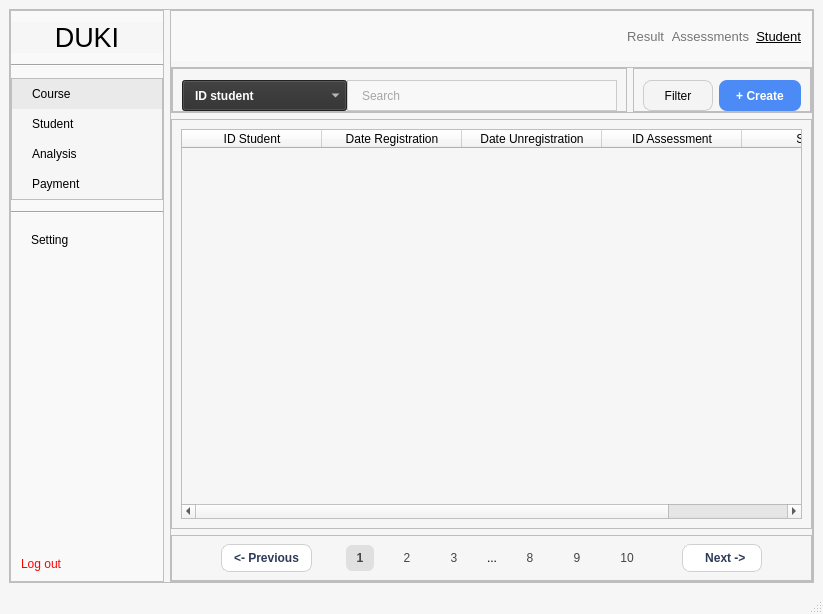
<?xml version="1.0" encoding="UTF-8"?>
<ui version="4.0">
 <class>MainWindow</class>
 <widget class="QMainWindow" name="MainWindow">
  <property name="geometry">
   <rect>
    <x>0</x>
    <y>0</y>
    <width>823</width>
    <height>614</height>
   </rect>
  </property>
  <property name="windowTitle">
   <string>MainWindow</string>
  </property>
  <property name="styleSheet">
   <string notr="true">QMainWindow {
    background-color: #f6f6f6;
}
QFrame {
    background-color: #f6f6f6;
}
#centralwidget{
	background-color: #f6f6f6;
}
#menu {
    background-color: #f9f9f9;
    border-right: 1px solid #e0e0e0;
}
QLabel#brand {
    color: black;
}

#menu_analysis,
#menu_course,
#menu_payment,
#menu_student,
#menu_setting {
    text-align: left;
    padding: 8px 20px;
    border: none;
	color: black;
}
#menu_analysis:hover,
#menu_course:hover,
#menu_logout:hover,
#menu_payment:hover,
#menu_student:hover,
#menu_setting:hover {
    background-color: #eaeaea;
}
#menu_logout {
    color: red;
    padding: 10px;
    text-align: left;
	border: none;
}
#menu_course {
    background-color: #eaeaea;
}
#course_student_search_lineEdit {
    background-color: #F8F8F8;
    border: 1px solid #CCCCCC;
    border-radius-right: 10px;
    padding: 6px 12px;
    color: #555;
}
#course_student_search_lineEdit:focus {
    border: 2px solid #A0A0A0;
}
#course_student_search_comboBox {
    background-color: #2E2E2E;
    color: white;
    padding: 6px 12px;
    font-weight: bold;
}
QComboBox QAbstractItemView {
    background-color: #2E2E2E;
    color: white;
    selection-background-color: #444444;
    selection-color: white;
}
#course_student_create {
    background-color: #4C8BF5;
    color: white;
    border: none;
    border-radius: 8px;
    padding: 6px 10px;
    font-weight: bold;
}
#course_student_create:hover {
    background-color: #3B73E0;
}
#course_student_filter {
    background-color: #F4F4F4;
    border: 1px solid #CCCCCC;
    border-radius: 8px;
    padding: 6px 10px;
	color: black;
}
#course_student_filter:hover {
    background-color: #EAEAEA;
}
#header{
	background-color: #f9f9f9;
	color: black;
}
#course_student_previous, #course_student_next {
    background-color: white;
    color: #2E3A59;
    border: 1px solid #D0D0D0;
    border-radius: 8px;
    padding: 6px 12px;
    font-weight: 500;
}
#course_student_previous:hover, #course_student_next:hover {
    background-color: #F5F5F5;
}
#course_student_page_1, #course_student_page_2, #course_student_page_3, #course_student_page_8, #course_student_page_9, #course_student_page_10 {
    background-color: transparent;
    border: none;
    color: #444;
    padding: 6px 10px;
}
#course_student_page_1 {
    background-color: #E0E0E0;
    border-radius: 6px;
    font-weight: bold;
}
#space {
    color: #777;
    font-weight: bold;
}


</string>
  </property>
  <widget class="QWidget" name="centralwidget">
   <layout class="QHBoxLayout" name="horizontalLayout_5">
    <item>
     <widget class="QFrame" name="frame">
      <property name="sizePolicy">
       <sizepolicy hsizetype="Preferred" vsizetype="Preferred">
        <horstretch>0</horstretch>
        <verstretch>0</verstretch>
       </sizepolicy>
      </property>
      <property name="minimumSize">
       <size>
        <width>801</width>
        <height>541</height>
       </size>
      </property>
      <property name="frameShape">
       <enum>QFrame::StyledPanel</enum>
      </property>
      <property name="frameShadow">
       <enum>QFrame::Raised</enum>
      </property>
      <layout class="QHBoxLayout" name="horizontalLayout">
       <property name="leftMargin">
        <number>0</number>
       </property>
       <property name="topMargin">
        <number>0</number>
       </property>
       <property name="rightMargin">
        <number>0</number>
       </property>
       <property name="bottomMargin">
        <number>0</number>
       </property>
       <item>
        <widget class="QFrame" name="menu">
         <property name="sizePolicy">
          <sizepolicy hsizetype="Preferred" vsizetype="Preferred">
           <horstretch>0</horstretch>
           <verstretch>0</verstretch>
          </sizepolicy>
         </property>
         <property name="frameShape">
          <enum>QFrame::StyledPanel</enum>
         </property>
         <property name="frameShadow">
          <enum>QFrame::Raised</enum>
         </property>
         <layout class="QVBoxLayout" name="verticalLayout" stretch="0,0,0,0,0,0,0">
          <property name="spacing">
           <number>11</number>
          </property>
          <property name="leftMargin">
           <number>0</number>
          </property>
          <property name="topMargin">
           <number>11</number>
          </property>
          <property name="rightMargin">
           <number>0</number>
          </property>
          <property name="bottomMargin">
           <number>0</number>
          </property>
          <item>
           <widget class="QLabel" name="brand">
            <property name="sizePolicy">
             <sizepolicy hsizetype="Preferred" vsizetype="Preferred">
              <horstretch>0</horstretch>
              <verstretch>0</verstretch>
             </sizepolicy>
            </property>
            <property name="font">
             <font>
              <pointsize>20</pointsize>
             </font>
            </property>
            <property name="styleSheet">
             <string notr="true"/>
            </property>
            <property name="text">
             <string>DUKI</string>
            </property>
            <property name="alignment">
             <set>Qt::AlignCenter</set>
            </property>
           </widget>
          </item>
          <item>
           <widget class="Line" name="line_1">
            <property name="orientation">
             <enum>Qt::Horizontal</enum>
            </property>
           </widget>
          </item>
          <item>
           <widget class="QFrame" name="frame_2">
            <property name="frameShape">
             <enum>QFrame::StyledPanel</enum>
            </property>
            <property name="frameShadow">
             <enum>QFrame::Raised</enum>
            </property>
            <layout class="QVBoxLayout" name="verticalLayout_3">
             <property name="spacing">
              <number>0</number>
             </property>
             <property name="leftMargin">
              <number>0</number>
             </property>
             <property name="topMargin">
              <number>0</number>
             </property>
             <property name="rightMargin">
              <number>0</number>
             </property>
             <property name="bottomMargin">
              <number>0</number>
             </property>
             <item>
              <widget class="QPushButton" name="menu_course">
               <property name="sizePolicy">
                <sizepolicy hsizetype="Minimum" vsizetype="Preferred">
                 <horstretch>0</horstretch>
                 <verstretch>0</verstretch>
                </sizepolicy>
               </property>
               <property name="styleSheet">
                <string notr="true"/>
               </property>
               <property name="text">
                <string>Course</string>
               </property>
              </widget>
             </item>
             <item>
              <widget class="QPushButton" name="menu_student">
               <property name="sizePolicy">
                <sizepolicy hsizetype="Minimum" vsizetype="Preferred">
                 <horstretch>0</horstretch>
                 <verstretch>0</verstretch>
                </sizepolicy>
               </property>
               <property name="layoutDirection">
                <enum>Qt::LeftToRight</enum>
               </property>
               <property name="styleSheet">
                <string notr="true"/>
               </property>
               <property name="text">
                <string>Student</string>
               </property>
              </widget>
             </item>
             <item>
              <widget class="QPushButton" name="menu_analysis">
               <property name="sizePolicy">
                <sizepolicy hsizetype="Minimum" vsizetype="Preferred">
                 <horstretch>0</horstretch>
                 <verstretch>0</verstretch>
                </sizepolicy>
               </property>
               <property name="styleSheet">
                <string notr="true"/>
               </property>
               <property name="text">
                <string>Analysis</string>
               </property>
              </widget>
             </item>
             <item>
              <widget class="QPushButton" name="menu_payment">
               <property name="sizePolicy">
                <sizepolicy hsizetype="Preferred" vsizetype="Preferred">
                 <horstretch>0</horstretch>
                 <verstretch>0</verstretch>
                </sizepolicy>
               </property>
               <property name="minimumSize">
                <size>
                 <width>150</width>
                 <height>28</height>
                </size>
               </property>
               <property name="styleSheet">
                <string notr="true"/>
               </property>
               <property name="text">
                <string>Payment</string>
               </property>
              </widget>
             </item>
            </layout>
           </widget>
          </item>
          <item>
           <widget class="Line" name="line_2">
            <property name="orientation">
             <enum>Qt::Horizontal</enum>
            </property>
           </widget>
          </item>
          <item>
           <widget class="QPushButton" name="menu_setting">
            <property name="sizePolicy">
             <sizepolicy hsizetype="Preferred" vsizetype="Preferred">
              <horstretch>0</horstretch>
              <verstretch>0</verstretch>
             </sizepolicy>
            </property>
            <property name="minimumSize">
             <size>
              <width>60</width>
              <height>12</height>
             </size>
            </property>
            <property name="styleSheet">
             <string notr="true"/>
            </property>
            <property name="text">
             <string>Setting</string>
            </property>
           </widget>
          </item>
          <item>
           <spacer name="verticalSpacer">
            <property name="orientation">
             <enum>Qt::Vertical</enum>
            </property>
            <property name="sizeHint" stdset="0">
             <size>
              <width>20</width>
              <height>40</height>
             </size>
            </property>
           </spacer>
          </item>
          <item>
           <widget class="QPushButton" name="menu_logout">
            <property name="sizePolicy">
             <sizepolicy hsizetype="Preferred" vsizetype="Preferred">
              <horstretch>0</horstretch>
              <verstretch>0</verstretch>
             </sizepolicy>
            </property>
            <property name="styleSheet">
             <string notr="true"/>
            </property>
            <property name="text">
             <string>Log out</string>
            </property>
           </widget>
          </item>
         </layout>
        </widget>
       </item>
       <item>
        <widget class="QFrame" name="frame_3">
         <property name="sizePolicy">
          <sizepolicy hsizetype="Preferred" vsizetype="Preferred">
           <horstretch>0</horstretch>
           <verstretch>0</verstretch>
          </sizepolicy>
         </property>
         <property name="frameShape">
          <enum>QFrame::StyledPanel</enum>
         </property>
         <property name="frameShadow">
          <enum>QFrame::Raised</enum>
         </property>
         <layout class="QVBoxLayout" name="verticalLayout_2">
          <property name="leftMargin">
           <number>0</number>
          </property>
          <property name="topMargin">
           <number>0</number>
          </property>
          <property name="rightMargin">
           <number>0</number>
          </property>
          <property name="bottomMargin">
           <number>0</number>
          </property>
          <item>
           <widget class="QWidget" name="header" native="true">
            <property name="minimumSize">
             <size>
              <width>50</width>
              <height>50</height>
             </size>
            </property>
            <property name="styleSheet">
             <string notr="true">background-color: #f9f9f9;</string>
            </property>
            <layout class="QHBoxLayout" name="horizontalLayout_9">
             <property name="spacing">
              <number>7</number>
             </property>
             <property name="leftMargin">
              <number>0</number>
             </property>
             <property name="topMargin">
              <number>0</number>
             </property>
             <property name="rightMargin">
              <number>11</number>
             </property>
             <property name="bottomMargin">
              <number>0</number>
             </property>
             <item>
              <spacer name="horizontalSpacer_5">
               <property name="orientation">
                <enum>Qt::Horizontal</enum>
               </property>
               <property name="sizeHint" stdset="0">
                <size>
                 <width>40</width>
                 <height>20</height>
                </size>
               </property>
              </spacer>
             </item>
             <item>
              <widget class="QLabel" name="header_result">
               <property name="font">
                <font>
                 <pointsize>10</pointsize>
                </font>
               </property>
               <property name="styleSheet">
                <string notr="true">color:#757575</string>
               </property>
               <property name="text">
                <string>Result</string>
               </property>
               <property name="alignment">
                <set>Qt::AlignRight|Qt::AlignTrailing|Qt::AlignVCenter</set>
               </property>
              </widget>
             </item>
             <item>
              <widget class="QLabel" name="header_assessment">
               <property name="font">
                <font>
                 <pointsize>10</pointsize>
                </font>
               </property>
               <property name="styleSheet">
                <string notr="true">color:#757575</string>
               </property>
               <property name="text">
                <string>Assessments</string>
               </property>
               <property name="alignment">
                <set>Qt::AlignRight|Qt::AlignTrailing|Qt::AlignVCenter</set>
               </property>
              </widget>
             </item>
             <item>
              <widget class="QLabel" name="label_3">
               <property name="font">
                <font>
                 <pointsize>10</pointsize>
                 <underline>true</underline>
                </font>
               </property>
               <property name="styleSheet">
                <string notr="true">color: black</string>
               </property>
               <property name="text">
                <string>Student</string>
               </property>
               <property name="alignment">
                <set>Qt::AlignRight|Qt::AlignTrailing|Qt::AlignVCenter</set>
               </property>
              </widget>
             </item>
            </layout>
           </widget>
          </item>
          <item>
           <widget class="QFrame" name="option">
            <property name="sizePolicy">
             <sizepolicy hsizetype="Preferred" vsizetype="Preferred">
              <horstretch>0</horstretch>
              <verstretch>0</verstretch>
             </sizepolicy>
            </property>
            <property name="frameShape">
             <enum>QFrame::StyledPanel</enum>
            </property>
            <property name="frameShadow">
             <enum>QFrame::Raised</enum>
            </property>
            <layout class="QHBoxLayout" name="horizontalLayout_2">
             <property name="leftMargin">
              <number>0</number>
             </property>
             <property name="topMargin">
              <number>0</number>
             </property>
             <property name="rightMargin">
              <number>0</number>
             </property>
             <property name="bottomMargin">
              <number>0</number>
             </property>
             <item>
              <widget class="QFrame" name="search">
               <property name="frameShape">
                <enum>QFrame::StyledPanel</enum>
               </property>
               <property name="frameShadow">
                <enum>QFrame::Raised</enum>
               </property>
               <layout class="QHBoxLayout" name="horizontalLayout_3">
                <property name="spacing">
                 <number>0</number>
                </property>
                <property name="topMargin">
                 <number>11</number>
                </property>
                <property name="bottomMargin">
                 <number>0</number>
                </property>
                <item>
                 <widget class="QComboBox" name="course_student_search_comboBox">
                  <property name="sizePolicy">
                   <sizepolicy hsizetype="Maximum" vsizetype="Preferred">
                    <horstretch>0</horstretch>
                    <verstretch>0</verstretch>
                   </sizepolicy>
                  </property>
                  <property name="minimumSize">
                   <size>
                    <width>165</width>
                    <height>31</height>
                   </size>
                  </property>
                  <item>
                   <property name="text">
                    <string>ID student</string>
                   </property>
                  </item>
                  <item>
                   <property name="text">
                    <string>Date Registration</string>
                   </property>
                  </item>
                  <item>
                   <property name="text">
                    <string>Date Unregistration</string>
                   </property>
                  </item>
                  <item>
                   <property name="text">
                    <string>ID Assessment</string>
                   </property>
                  </item>
                  <item>
                   <property name="text">
                    <string>Score</string>
                   </property>
                  </item>
                 </widget>
                </item>
                <item>
                 <widget class="QLineEdit" name="course_student_search_lineEdit">
                  <property name="sizePolicy">
                   <sizepolicy hsizetype="Preferred" vsizetype="Preferred">
                    <horstretch>0</horstretch>
                    <verstretch>0</verstretch>
                   </sizepolicy>
                  </property>
                  <property name="minimumSize">
                   <size>
                    <width>260</width>
                    <height>31</height>
                   </size>
                  </property>
                  <property name="placeholderText">
                   <string>Search</string>
                  </property>
                 </widget>
                </item>
               </layout>
              </widget>
             </item>
             <item>
              <widget class="QFrame" name="frame_5">
               <property name="sizePolicy">
                <sizepolicy hsizetype="Maximum" vsizetype="Preferred">
                 <horstretch>0</horstretch>
                 <verstretch>0</verstretch>
                </sizepolicy>
               </property>
               <property name="frameShape">
                <enum>QFrame::StyledPanel</enum>
               </property>
               <property name="frameShadow">
                <enum>QFrame::Raised</enum>
               </property>
               <layout class="QHBoxLayout" name="horizontalLayout_4">
                <property name="topMargin">
                 <number>11</number>
                </property>
                <property name="bottomMargin">
                 <number>0</number>
                </property>
                <item>
                 <widget class="QPushButton" name="course_student_filter">
                  <property name="sizePolicy">
                   <sizepolicy hsizetype="Preferred" vsizetype="Preferred">
                    <horstretch>0</horstretch>
                    <verstretch>0</verstretch>
                   </sizepolicy>
                  </property>
                  <property name="minimumSize">
                   <size>
                    <width>70</width>
                    <height>30</height>
                   </size>
                  </property>
                  <property name="text">
                   <string>Filter</string>
                  </property>
                 </widget>
                </item>
                <item>
                 <widget class="QPushButton" name="course_student_create">
                  <property name="sizePolicy">
                   <sizepolicy hsizetype="Preferred" vsizetype="Preferred">
                    <horstretch>0</horstretch>
                    <verstretch>0</verstretch>
                   </sizepolicy>
                  </property>
                  <property name="minimumSize">
                   <size>
                    <width>82</width>
                    <height>30</height>
                   </size>
                  </property>
                  <property name="text">
                   <string>+ Create</string>
                  </property>
                 </widget>
                </item>
               </layout>
              </widget>
             </item>
            </layout>
           </widget>
          </item>
          <item>
           <widget class="QFrame" name="frame_6">
            <property name="sizePolicy">
             <sizepolicy hsizetype="Preferred" vsizetype="Expanding">
              <horstretch>0</horstretch>
              <verstretch>0</verstretch>
             </sizepolicy>
            </property>
            <property name="minimumSize">
             <size>
              <width>165</width>
              <height>0</height>
             </size>
            </property>
            <property name="frameShape">
             <enum>QFrame::StyledPanel</enum>
            </property>
            <property name="frameShadow">
             <enum>QFrame::Raised</enum>
            </property>
            <layout class="QHBoxLayout" name="horizontalLayout_8">
             <item>
              <widget class="QTableWidget" name="course_student_table">
               <property name="styleSheet">
                <string notr="true">color: black</string>
               </property>
               <attribute name="horizontalHeaderDefaultSectionSize">
                <number>140</number>
               </attribute>
               <column>
                <property name="text">
                 <string>ID Student</string>
                </property>
               </column>
               <column>
                <property name="text">
                 <string>Date Registration</string>
                </property>
               </column>
               <column>
                <property name="text">
                 <string>Date Unregistration</string>
                </property>
               </column>
               <column>
                <property name="text">
                 <string>ID Assessment</string>
                </property>
               </column>
               <column>
                <property name="text">
                 <string>Score</string>
                </property>
               </column>
              </widget>
             </item>
            </layout>
           </widget>
          </item>
          <item>
           <widget class="QFrame" name="frame_7">
            <property name="sizePolicy">
             <sizepolicy hsizetype="Preferred" vsizetype="Preferred">
              <horstretch>0</horstretch>
              <verstretch>0</verstretch>
             </sizepolicy>
            </property>
            <property name="frameShape">
             <enum>QFrame::StyledPanel</enum>
            </property>
            <property name="frameShadow">
             <enum>QFrame::Raised</enum>
            </property>
            <layout class="QHBoxLayout" name="horizontalLayout_6">
             <property name="topMargin">
              <number>0</number>
             </property>
             <property name="bottomMargin">
              <number>0</number>
             </property>
             <item>
              <spacer name="horizontalSpacer_3">
               <property name="orientation">
                <enum>Qt::Horizontal</enum>
               </property>
               <property name="sizeHint" stdset="0">
                <size>
                 <width>40</width>
                 <height>20</height>
                </size>
               </property>
              </spacer>
             </item>
             <item>
              <widget class="QPushButton" name="course_student_previous">
               <property name="sizePolicy">
                <sizepolicy hsizetype="Preferred" vsizetype="Fixed">
                 <horstretch>0</horstretch>
                 <verstretch>0</verstretch>
                </sizepolicy>
               </property>
               <property name="text">
                <string>&lt;- Previous</string>
               </property>
              </widget>
             </item>
             <item>
              <spacer name="horizontalSpacer">
               <property name="orientation">
                <enum>Qt::Horizontal</enum>
               </property>
               <property name="sizeHint" stdset="0">
                <size>
                 <width>1</width>
                 <height>20</height>
                </size>
               </property>
              </spacer>
             </item>
             <item>
              <widget class="QWidget" name="course_student_page" native="true">
               <property name="sizePolicy">
                <sizepolicy hsizetype="Maximum" vsizetype="Preferred">
                 <horstretch>30</horstretch>
                 <verstretch>0</verstretch>
                </sizepolicy>
               </property>
               <property name="minimumSize">
                <size>
                 <width>350</width>
                 <height>0</height>
                </size>
               </property>
               <layout class="QHBoxLayout" name="horizontalLayout_7">
                <property name="leftMargin">
                 <number>11</number>
                </property>
                <property name="rightMargin">
                 <number>11</number>
                </property>
                <item>
                 <widget class="QPushButton" name="course_student_page_1">
                  <property name="sizePolicy">
                   <sizepolicy hsizetype="Fixed" vsizetype="Preferred">
                    <horstretch>0</horstretch>
                    <verstretch>0</verstretch>
                   </sizepolicy>
                  </property>
                  <property name="minimumSize">
                   <size>
                    <width>28</width>
                    <height>0</height>
                   </size>
                  </property>
                  <property name="text">
                   <string>1</string>
                  </property>
                 </widget>
                </item>
                <item>
                 <widget class="QPushButton" name="course_student_page_2">
                  <property name="sizePolicy">
                   <sizepolicy hsizetype="Fixed" vsizetype="Preferred">
                    <horstretch>0</horstretch>
                    <verstretch>0</verstretch>
                   </sizepolicy>
                  </property>
                  <property name="minimumSize">
                   <size>
                    <width>28</width>
                    <height>0</height>
                   </size>
                  </property>
                  <property name="text">
                   <string>2</string>
                  </property>
                 </widget>
                </item>
                <item>
                 <widget class="QPushButton" name="course_student_page_8">
                  <property name="sizePolicy">
                   <sizepolicy hsizetype="Fixed" vsizetype="Preferred">
                    <horstretch>0</horstretch>
                    <verstretch>0</verstretch>
                   </sizepolicy>
                  </property>
                  <property name="minimumSize">
                   <size>
                    <width>28</width>
                    <height>0</height>
                   </size>
                  </property>
                  <property name="text">
                   <string>3</string>
                  </property>
                 </widget>
                </item>
                <item>
                 <widget class="QLabel" name="course_student_space">
                  <property name="sizePolicy">
                   <sizepolicy hsizetype="Fixed" vsizetype="Preferred">
                    <horstretch>0</horstretch>
                    <verstretch>0</verstretch>
                   </sizepolicy>
                  </property>
                  <property name="layoutDirection">
                   <enum>Qt::LeftToRight</enum>
                  </property>
                  <property name="text">
                   <string>...</string>
                  </property>
                  <property name="alignment">
                   <set>Qt::AlignCenter</set>
                  </property>
                 </widget>
                </item>
                <item>
                 <widget class="QPushButton" name="course_student_page_10">
                  <property name="sizePolicy">
                   <sizepolicy hsizetype="Fixed" vsizetype="Preferred">
                    <horstretch>0</horstretch>
                    <verstretch>0</verstretch>
                   </sizepolicy>
                  </property>
                  <property name="minimumSize">
                   <size>
                    <width>28</width>
                    <height>0</height>
                   </size>
                  </property>
                  <property name="text">
                   <string>8</string>
                  </property>
                 </widget>
                </item>
                <item>
                 <widget class="QPushButton" name="course_student_page_9">
                  <property name="sizePolicy">
                   <sizepolicy hsizetype="Fixed" vsizetype="Preferred">
                    <horstretch>0</horstretch>
                    <verstretch>0</verstretch>
                   </sizepolicy>
                  </property>
                  <property name="minimumSize">
                   <size>
                    <width>28</width>
                    <height>0</height>
                   </size>
                  </property>
                  <property name="text">
                   <string>9</string>
                  </property>
                 </widget>
                </item>
                <item>
                 <widget class="QPushButton" name="course_student_page_3">
                  <property name="sizePolicy">
                   <sizepolicy hsizetype="Fixed" vsizetype="Preferred">
                    <horstretch>0</horstretch>
                    <verstretch>0</verstretch>
                   </sizepolicy>
                  </property>
                  <property name="minimumSize">
                   <size>
                    <width>28</width>
                    <height>0</height>
                   </size>
                  </property>
                  <property name="text">
                   <string>10</string>
                  </property>
                 </widget>
                </item>
               </layout>
              </widget>
             </item>
             <item>
              <spacer name="horizontalSpacer_2">
               <property name="orientation">
                <enum>Qt::Horizontal</enum>
               </property>
               <property name="sizeHint" stdset="0">
                <size>
                 <width>4</width>
                 <height>20</height>
                </size>
               </property>
              </spacer>
             </item>
             <item>
              <widget class="QPushButton" name="course_student_next">
               <property name="sizePolicy">
                <sizepolicy hsizetype="Preferred" vsizetype="Fixed">
                 <horstretch>0</horstretch>
                 <verstretch>0</verstretch>
                </sizepolicy>
               </property>
               <property name="text">
                <string>   Next -&gt; </string>
               </property>
              </widget>
             </item>
             <item>
              <spacer name="horizontalSpacer_4">
               <property name="orientation">
                <enum>Qt::Horizontal</enum>
               </property>
               <property name="sizeHint" stdset="0">
                <size>
                 <width>40</width>
                 <height>20</height>
                </size>
               </property>
              </spacer>
             </item>
            </layout>
           </widget>
          </item>
         </layout>
        </widget>
       </item>
      </layout>
     </widget>
    </item>
   </layout>
  </widget>
  <widget class="QMenuBar" name="menubar">
   <property name="geometry">
    <rect>
     <x>0</x>
     <y>0</y>
     <width>823</width>
     <height>26</height>
    </rect>
   </property>
  </widget>
  <widget class="QStatusBar" name="statusbar"/>
 </widget>
 <resources/>
 <connections/>
</ui>
